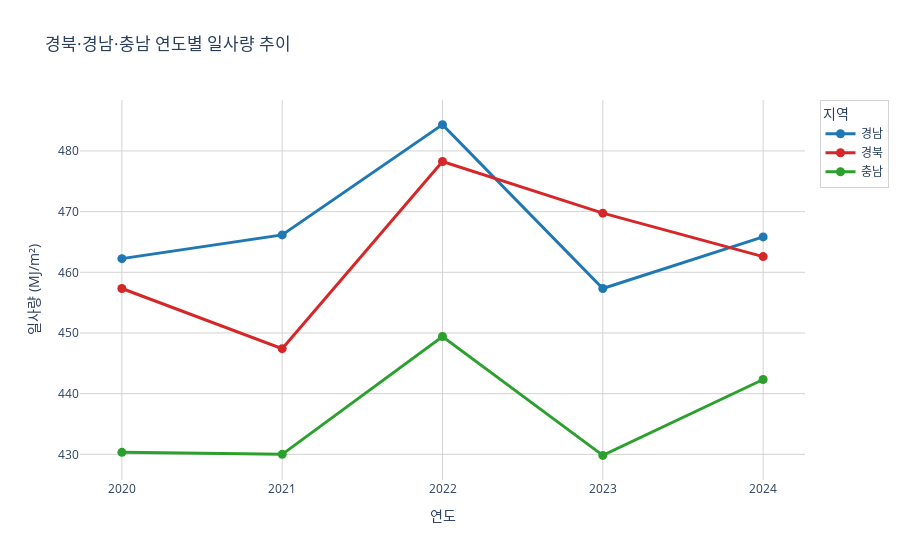

Notebook code for this chart:
### Code cell
import plotly.express as px

# === 1) 지역 필터링 ===
target_regions = ["경북", "경남", "충남"]
df_filtered = merged[merged["지역"].isin(target_regions)].copy()

# === 2) 연도 숫자형 변환 + 정렬 ===
df_filtered["연도"] = pd.to_numeric(df_filtered["연도"], errors="coerce")
df_filtered = df_filtered.sort_values("연도")

# === 3) 연도별 일사량 평균 계산 (지역별) ===
df_grouped = (
    df_filtered.groupby(["연도", "지역"])["일사량(MJ/m2)"]
    .mean()
    .reset_index()
)

# === 4) Plotly 선그래프 ===
fig = px.line(
    df_grouped,
    x="연도",
    y="일사량(MJ/m2)",
    color="지역",
    markers=True,
    title="경북·경남·충남 연도별 일사량 추이",
    color_discrete_map={
        "경북": "#d62728",  # 빨강
        "경남": "#1f77b4",  # 파랑
        "충남": "#2ca02c"   # 초록
    }
)

fig.update_traces(line=dict(width=3), marker=dict(size=9))

fig.update_layout(
    template="plotly_white",
    xaxis=dict(title="연도", dtick=1, showgrid=True, gridcolor="lightgray"),
    yaxis=dict(title="일사량 (MJ/m²)", showgrid=True, gridcolor="lightgray"),
    legend=dict(title="지역", bgcolor="rgba(255,255,255,0.7)", bordercolor="lightgray", borderwidth=1)
)

fig.show()

### Figure 1 — Plotly figure (JSON) as saved in the notebook; plotly's stock layout.template omitted (floating-point values rounded to 4 significant figures)
{"data": [{"hovertemplate": "지역=경남<br>연도=%{x}<br>일사량(MJ/m2)=%{y}<extra></extra>", "legendgroup": "경남", "line": {"color": "#1f77b4", "dash": "solid", "width": 3}, "marker": {"size": 9, "symbol": "circle"}, "mode": "lines+markers", "name": "경남", "orientation": "v", "showlegend": true, "type": "scatter", "x": [2020, 2021, 2022, 2023, 2024], "xaxis": "x", "y": [462.2, 466.2, 484.3, 457.3, 465.8], "yaxis": "y"}, {"hovertemplate": "지역=경북<br>연도=%{x}<br>일사량(MJ/m2)=%{y}<extra></extra>", "legendgroup": "경북", "line": {"color": "#d62728", "dash": "solid", "width": 3}, "marker": {"size": 9, "symbol": "circle"}, "mode": "lines+markers", "name": "경북", "orientation": "v", "showlegend": true, "type": "scatter", "x": [2020, 2021, 2022, 2023, 2024], "xaxis": "x", "y": [457.3, 447.4, 478.2, 469.8, 462.6], "yaxis": "y"}, {"hovertemplate": "지역=충남<br>연도=%{x}<br>일사량(MJ/m2)=%{y}<extra></extra>", "legendgroup": "충남", "line": {"color": "#2ca02c", "dash": "solid", "width": 3}, "marker": {"size": 9, "symbol": "circle"}, "mode": "lines+markers", "name": "충남", "orientation": "v", "showlegend": true, "type": "scatter", "x": [2020, 2021, 2022, 2023, 2024], "xaxis": "x", "y": [430.3, 430.0, 449.4, 429.8, 442.3], "yaxis": "y"}], "layout": {"legend": {"bgcolor": "rgba(255,255,255,0.7)", "bordercolor": "lightgray", "borderwidth": 1, "title": {"text": "지역"}, "tracegroupgap": 0}, "title": {"text": "경북·경남·충남 연도별 일사량 추이"}, "xaxis": {"anchor": "y", "domain": [0, 1], "dtick": 1, "gridcolor": "lightgray", "showgrid": true, "title": {"text": "연도"}}, "yaxis": {"anchor": "x", "domain": [0, 1], "gridcolor": "lightgray", "showgrid": true, "title": {"text": "일사량 (MJ/m²)"}}}}
